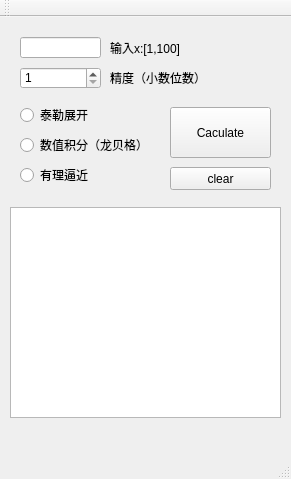
<?xml version="1.0" encoding="UTF-8"?>
<ui version="4.0">
 <class>Lnx_NumAna2ndClass</class>
 <widget class="QMainWindow" name="Lnx_NumAna2ndClass">
  <property name="geometry">
   <rect>
    <x>0</x>
    <y>0</y>
    <width>291</width>
    <height>479</height>
   </rect>
  </property>
  <property name="windowTitle">
   <string>Lnx计算器</string>
  </property>
  <property name="unifiedTitleAndToolBarOnMac">
   <bool>false</bool>
  </property>
  <widget class="QWidget" name="centralWidget">
   <widget class="QLineEdit" name="Input">
    <property name="geometry">
     <rect>
      <x>20</x>
      <y>20</y>
      <width>81</width>
      <height>21</height>
     </rect>
    </property>
    <property name="maxLength">
     <number>6</number>
    </property>
   </widget>
   <widget class="QRadioButton" name="Taylor">
    <property name="geometry">
     <rect>
      <x>20</x>
      <y>90</y>
      <width>89</width>
      <height>16</height>
     </rect>
    </property>
    <property name="text">
     <string>泰勒展开</string>
    </property>
    <attribute name="buttonGroup">
     <string notr="true">buttonGroup</string>
    </attribute>
   </widget>
   <widget class="QRadioButton" name="NumIntegration">
    <property name="geometry">
     <rect>
      <x>20</x>
      <y>120</y>
      <width>131</width>
      <height>16</height>
     </rect>
    </property>
    <property name="text">
     <string>数值积分（龙贝格）</string>
    </property>
    <attribute name="buttonGroup">
     <string notr="true">buttonGroup</string>
    </attribute>
   </widget>
   <widget class="QRadioButton" name="RationalApproximation">
    <property name="geometry">
     <rect>
      <x>20</x>
      <y>150</y>
      <width>141</width>
      <height>16</height>
     </rect>
    </property>
    <property name="text">
     <string>有理逼近</string>
    </property>
    <attribute name="buttonGroup">
     <string notr="true">buttonGroup</string>
    </attribute>
   </widget>
   <widget class="QPushButton" name="Caculate">
    <property name="geometry">
     <rect>
      <x>170</x>
      <y>90</y>
      <width>101</width>
      <height>51</height>
     </rect>
    </property>
    <property name="text">
     <string>Caculate</string>
    </property>
   </widget>
   <widget class="QTextBrowser" name="textBrowser">
    <property name="geometry">
     <rect>
      <x>10</x>
      <y>190</y>
      <width>271</width>
      <height>211</height>
     </rect>
    </property>
   </widget>
   <widget class="QLabel" name="label">
    <property name="geometry">
     <rect>
      <x>110</x>
      <y>20</y>
      <width>81</width>
      <height>21</height>
     </rect>
    </property>
    <property name="text">
     <string>输入x:[1,100]</string>
    </property>
   </widget>
   <widget class="QSpinBox" name="lenth">
    <property name="geometry">
     <rect>
      <x>20</x>
      <y>50</y>
      <width>81</width>
      <height>22</height>
     </rect>
    </property>
    <property name="minimum">
     <number>1</number>
    </property>
    <property name="maximum">
     <number>25</number>
    </property>
   </widget>
   <widget class="QLabel" name="label_2">
    <property name="geometry">
     <rect>
      <x>110</x>
      <y>50</y>
      <width>91</width>
      <height>21</height>
     </rect>
    </property>
    <property name="text">
     <string>精度（小数位数）</string>
    </property>
   </widget>
   <widget class="QPushButton" name="clear">
    <property name="geometry">
     <rect>
      <x>170</x>
      <y>150</y>
      <width>101</width>
      <height>23</height>
     </rect>
    </property>
    <property name="text">
     <string>clear</string>
    </property>
   </widget>
  </widget>
  <widget class="QMenuBar" name="menuBar">
   <property name="geometry">
    <rect>
     <x>0</x>
     <y>0</y>
     <width>291</width>
     <height>23</height>
    </rect>
   </property>
  </widget>
  <widget class="QToolBar" name="mainToolBar">
   <attribute name="toolBarArea">
    <enum>TopToolBarArea</enum>
   </attribute>
   <attribute name="toolBarBreak">
    <bool>false</bool>
   </attribute>
  </widget>
  <widget class="QStatusBar" name="statusBar"/>
 </widget>
 <layoutdefault spacing="6" margin="11"/>
 <resources>
  <include location="lnx_numana2nd.qrc"/>
 </resources>
 <connections>
  <connection>
   <sender>Caculate</sender>
   <signal>clicked()</signal>
   <receiver>Lnx_NumAna2ndClass</receiver>
   <slot>Caculate()</slot>
   <hints>
    <hint type="sourcelabel">
     <x>188</x>
     <y>157</y>
    </hint>
    <hint type="destinationlabel">
     <x>188</x>
     <y>204</y>
    </hint>
   </hints>
  </connection>
  <connection>
   <sender>clear</sender>
   <signal>clicked()</signal>
   <receiver>Lnx_NumAna2ndClass</receiver>
   <slot>Clear()</slot>
   <hints>
    <hint type="sourcelabel">
     <x>159</x>
     <y>197</y>
    </hint>
    <hint type="destinationlabel">
     <x>125</x>
     <y>216</y>
    </hint>
   </hints>
  </connection>
 </connections>
 <slots>
  <slot>Caculate()</slot>
  <slot>Clear()</slot>
 </slots>
 <buttongroups>
  <buttongroup name="buttonGroup"/>
 </buttongroups>
</ui>
